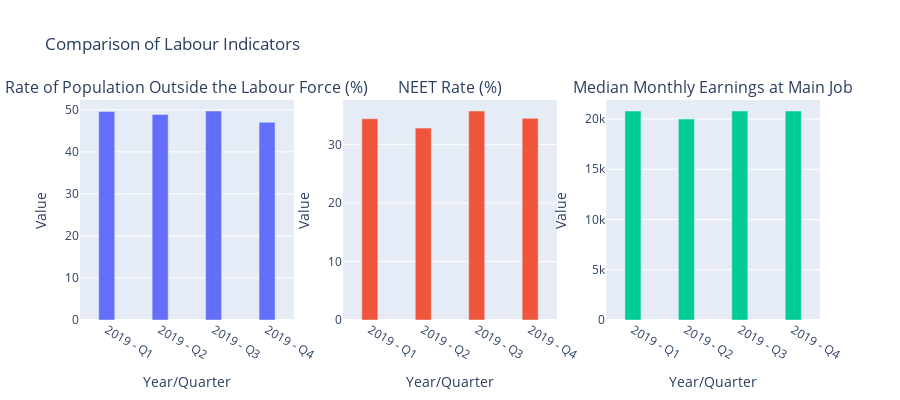

Source (notebook cell):
### Code cell
from plotly.subplots import make_subplots
import plotly.graph_objects as go

def bar_charts_for_comparison(dates, dd):
    data = {
        'Date': dates,
        'Rate of Population Outside the Labour Force (%)': dd[5],
        'NEET Rate (%)': dd[11],
        'Median Monthly Earnings at Main Job': dd[12]
    }
    
    df = pd.DataFrame(data)

    # Create subplots
    fig = make_subplots(rows=1, cols=3, subplot_titles=[
        'Rate of Population Outside the Labour Force (%)',
        'NEET Rate (%)',
        'Median Monthly Earnings at Main Job'
    ])
    
    # Add each bar chart to a subplot
    fig.add_trace(
        go.Bar(x=df['Date'], y=df['Rate of Population Outside the Labour Force (%)'], name='Rate of Population Outside the Labour Force (%)', width=0.3),
        row=1, col=1
    )
    
    fig.add_trace(
        go.Bar(x=df['Date'], y=df['NEET Rate (%)'], name='NEET Rate (%)', width=0.3),
        row=1, col=2
    )
    
    fig.add_trace(
        go.Bar(x=df['Date'], y=df['Median Monthly Earnings at Main Job'], name='Median Monthly Earnings at Main Job', width=0.3),
        row=1, col=3
    )
    
    # Update layout
    fig.update_layout(
        title_text='Comparison of Labour Indicators',
        showlegend=False,
        height=400,
        xaxis_title='Year/Quarter',
        yaxis_title='Value'
    )
    
    # Update axes for better visibility
    for i in range(1, 4):
        fig.update_xaxes(title_text='Year/Quarter', row=1, col=i)
        fig.update_yaxes(title_text='Value', row=1, col=i)
    
    # Show the plot
    fig.show()
# Example usage:
bar_charts_for_comparison(dates[:4], year_2019)
# bar_charts_for_comparison(dates[4:][:4], year_2020)
# bar_charts_for_comparison(dates[8:][:4], year_2021)
# bar_charts_for_comparison(dates[12:][:4], year_2022)
# bar_charts_for_comparison(dates[16:][:4], year_2023)
# bar_charts_for_comparison(dates[20:][:4], year_2024)

### Figure 1 — Plotly figure (JSON) as saved in the notebook; plotly's stock layout.template omitted (floating-point values rounded to 4 significant figures)
{"data": [{"name": "Rate of Population Outside the Labour Force (%)", "type": "bar", "width": 0.3, "x": ["2019 - Q1", "2019 - Q2", "2019 - Q3", "2019 - Q4"], "xaxis": "x", "y": [49.6, 48.91, 49.71, 47.03], "yaxis": "y"}, {"name": "NEET Rate (%)", "type": "bar", "width": 0.3, "x": ["2019 - Q1", "2019 - Q2", "2019 - Q3", "2019 - Q4"], "xaxis": "x2", "y": [34.39, 32.78, 35.7, 34.44], "yaxis": "y2"}, {"name": "Median Monthly Earnings at Main Job", "type": "bar", "width": 0.3, "x": ["2019 - Q1", "2019 - Q2", "2019 - Q3", "2019 - Q4"], "xaxis": "x3", "y": [20800, 20000, 20800, 20800], "yaxis": "y3"}], "layout": {"annotations": [{"font": {"size": 16}, "showarrow": false, "text": "Rate of Population Outside the Labour Force (%)", "x": 0.1444, "xanchor": "center", "xref": "paper", "y": 1, "yanchor": "bottom", "yref": "paper"}, {"font": {"size": 16}, "showarrow": false, "text": "NEET Rate (%)", "x": 0.5, "xanchor": "center", "xref": "paper", "y": 1, "yanchor": "bottom", "yref": "paper"}, {"font": {"size": 16}, "showarrow": false, "text": "Median Monthly Earnings at Main Job", "x": 0.8556, "xanchor": "center", "xref": "paper", "y": 1, "yanchor": "bottom", "yref": "paper"}], "height": 400, "showlegend": false, "title": {"text": "Comparison of Labour Indicators"}, "xaxis": {"anchor": "y", "domain": [0, 0.2889], "title": {"text": "Year/Quarter"}}, "xaxis2": {"anchor": "y2", "domain": [0.3556, 0.6444], "title": {"text": "Year/Quarter"}}, "xaxis3": {"anchor": "y3", "domain": [0.7111, 1], "title": {"text": "Year/Quarter"}}, "yaxis": {"anchor": "x", "domain": [0, 1], "title": {"text": "Value"}}, "yaxis2": {"anchor": "x2", "domain": [0, 1], "title": {"text": "Value"}}, "yaxis3": {"anchor": "x3", "domain": [0, 1], "title": {"text": "Value"}}}}
